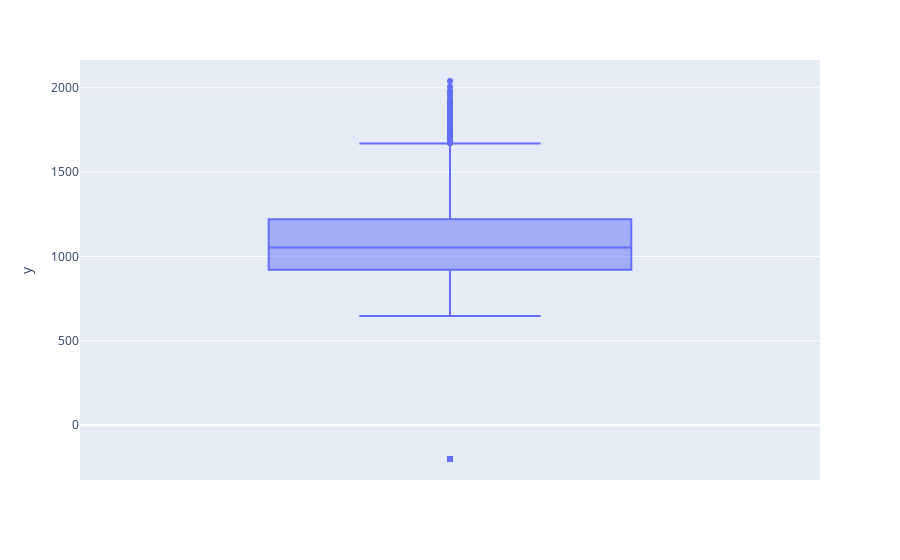

Notebook code cell kept with this figure:
### Code cell
fig3 = px.box(y=X_noxt['PT08.S1(CO)'])
fig3.show()

### Figure 1 — Plotly figure (JSON) as saved in the notebook; plotly's stock layout.template omitted (floating-point values rounded to 4 significant figures; data arrays with more than 128 entries replaced by an {"elided": "..."} marker saying what was removed)
{"data": [{"alignmentgroup": "True", "hovertemplate": "y=%{y}<extra></extra>", "legendgroup": "", "marker": {"color": "#636efa"}, "name": "", "notched": false, "offsetgroup": "", "orientation": "v", "showlegend": false, "type": "box", "x0": " ", "xaxis": "x", "y": {"elided": "9357 int values"}, "y0": " ", "yaxis": "y"}], "layout": {"boxmode": "group", "legend": {"tracegroupgap": 0}, "margin": {"t": 60}, "xaxis": {"anchor": "y", "domain": [0, 1]}, "yaxis": {"anchor": "x", "domain": [0, 1], "title": {"text": "y"}}}}
